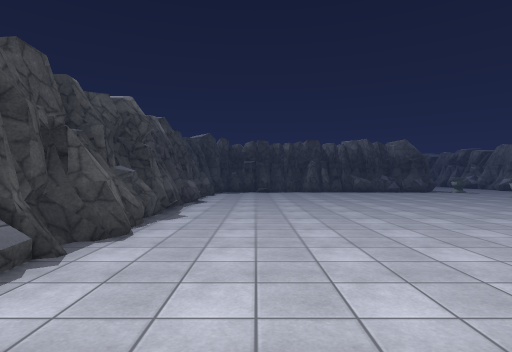
View 1 (above)

16 first-person views from a walk through a 3-D level made in the Unity game engine. The camera is 1.4 m above the floor, looks level and sees 80° across. The floor is counted in squares, 2 m on a side. Each view is taken from the middle of a square. On the plan, view 1 faces up. The plan holds only what a view shows up to about 10 squares ahead; the rest is blank. The place goes on beyond the plan. Some animated figures are left out. Surface patterns are stand-ins for the level's own textures.

View 2
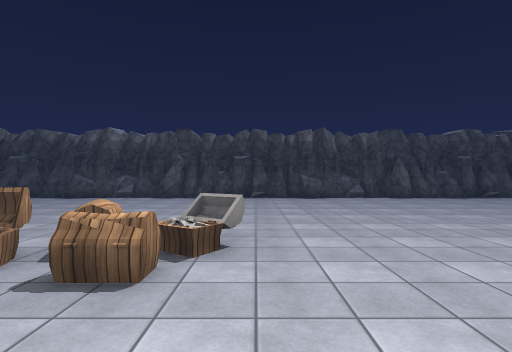

View 3
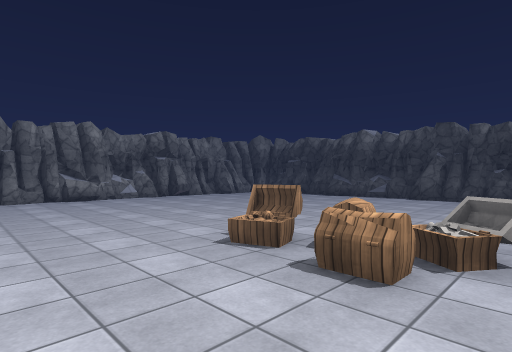

View 4
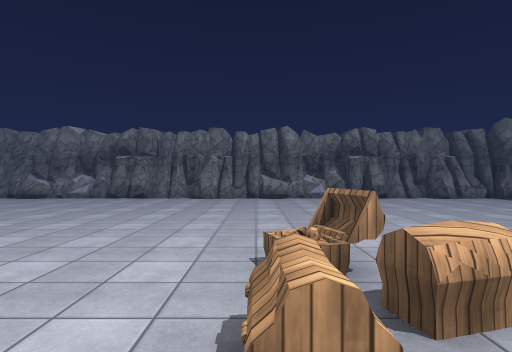

View 5
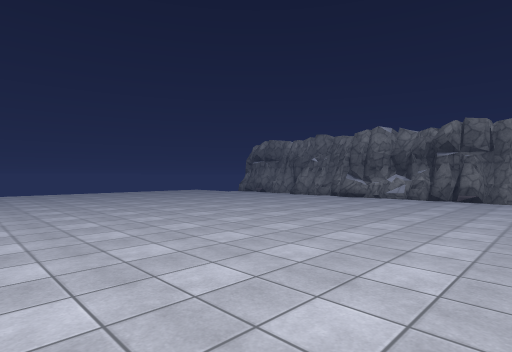

View 6
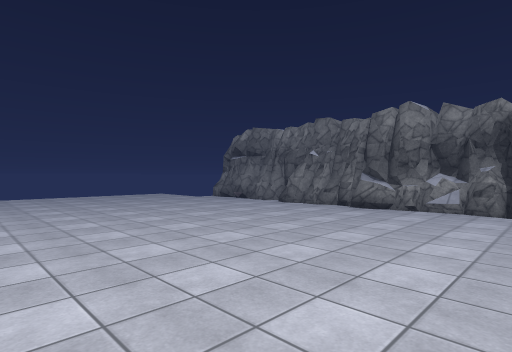

View 7
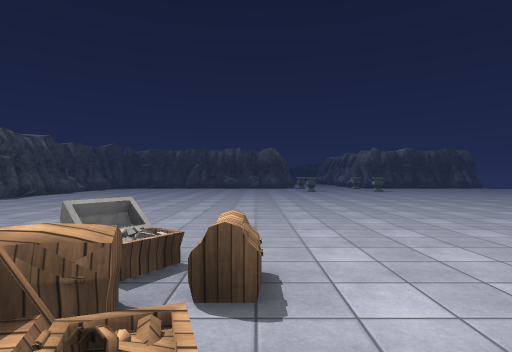

View 8
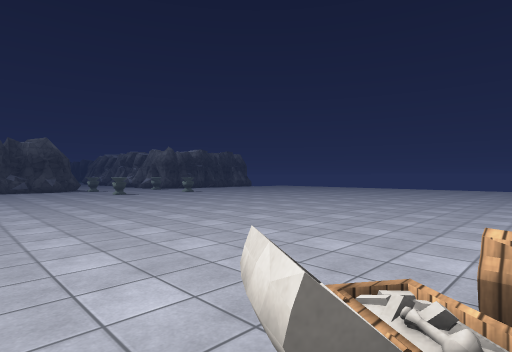

View 9
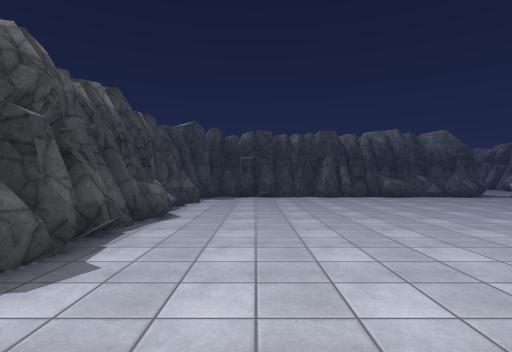

View 10
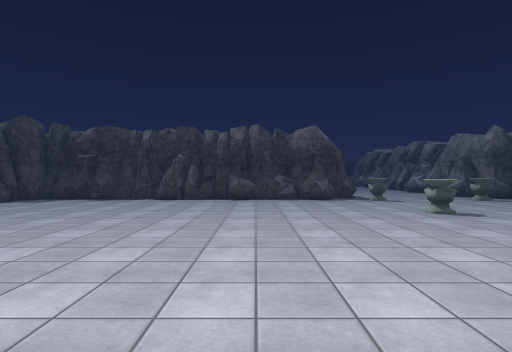

View 11
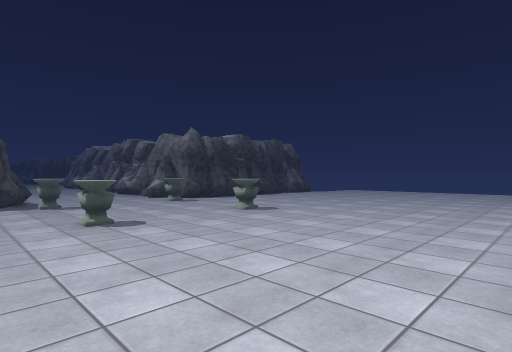

View 12
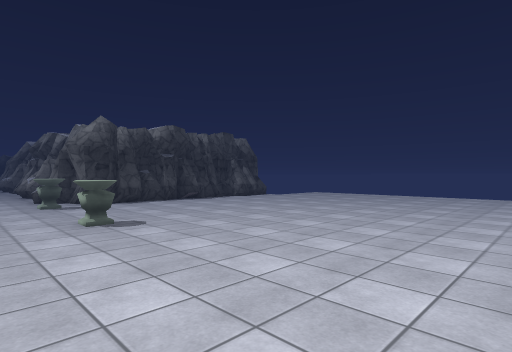

View 13
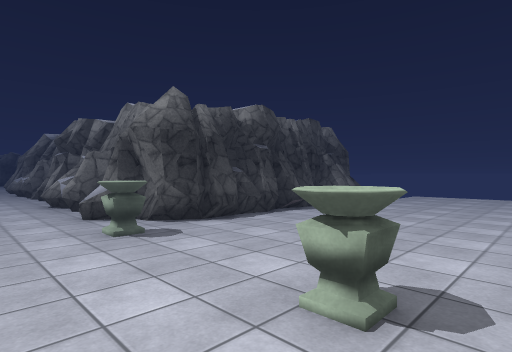

View 14
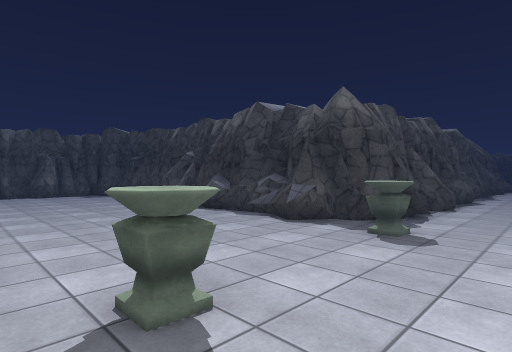

View 15
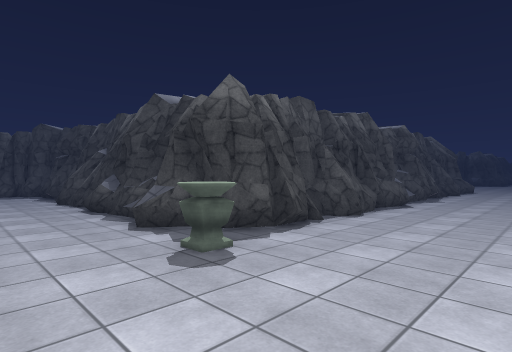

View 16
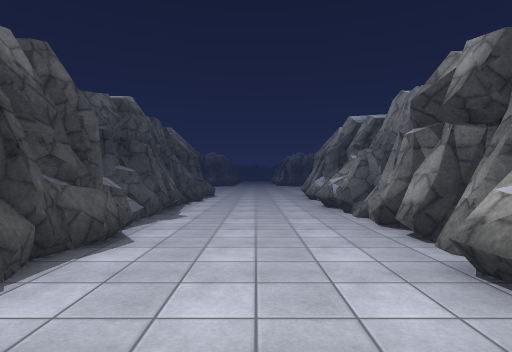

### Floor plan
Key: @ floor where view 1 was taken; # wall or solid block; . floor; = window, fence, low wall or low ledge; P podium; T potion; C chest.
Columns run from 2 left of view 1 to 21 right of it. Each row starts with its distance up from view 1.
 25            ...#
 24           #...#
 23           #...#
 22           #...#
 21           #...#
 20           #...#
 19           #...#
 18           #...#
 17           #...#
 16           #...#
 15           #...#
 14       #####...###
 13 ########.#P..P.#######
 12 #.......................
 11 #.......................
 10 #.........P..P..........
  9 #......................
  8 #.......................
  7 #.......................
  6 #.......................
  5 #.................
  4 #...............
  3 #...............
  2 #................
  1 #.................
  0 #.@................
 -1 #......=...........
 -2 #   ...TC..............
 -3 #......C...............
 -4 #.....................
 -5 #.......................
 -6 #.......................
 -7 #.......................
 -8 #......................
 -9 #.....................
-10 #....................
-11 ####################

Positions as (right, up) in squares from view 1, and headings:
1: (0, 0), facing up
2: (8, -1), facing left
3: (8, -1), facing down-left
4: (6, -1), facing down
5: (8, -1), facing down-right
6: (10, -4), facing down-right
7: (6, -4), facing up
8: (4, -2), facing up-right
9: (0, 3), facing up
10: (5, 4), facing up
11: (7, 5), facing up-right
12: (10, 5), facing up-right
13: (10, 9), facing up-right
14: (10, 9), facing up-left
15: (11, 11), facing up-left
16: (10, 15), facing up
